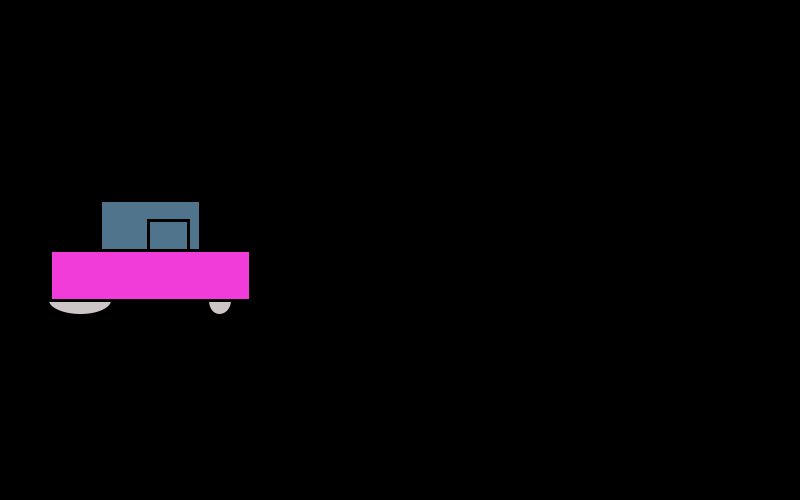
Frame 1 (no input)
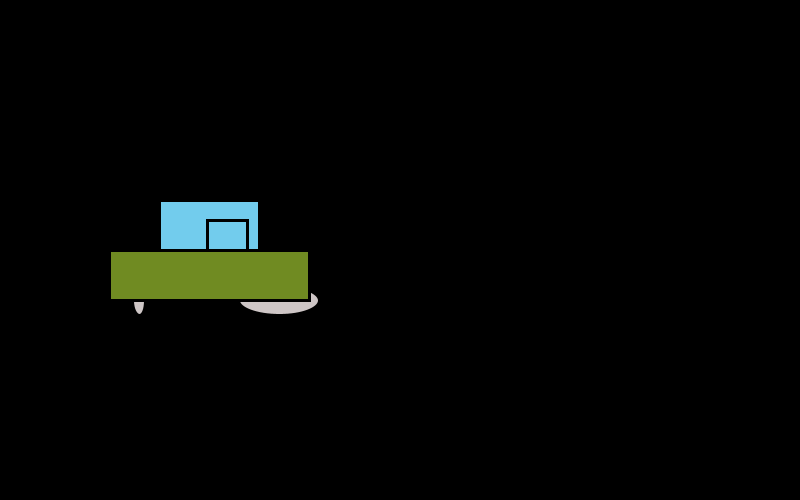
Frame 60 (the mouse pressed at the canvas centre just before this capture)
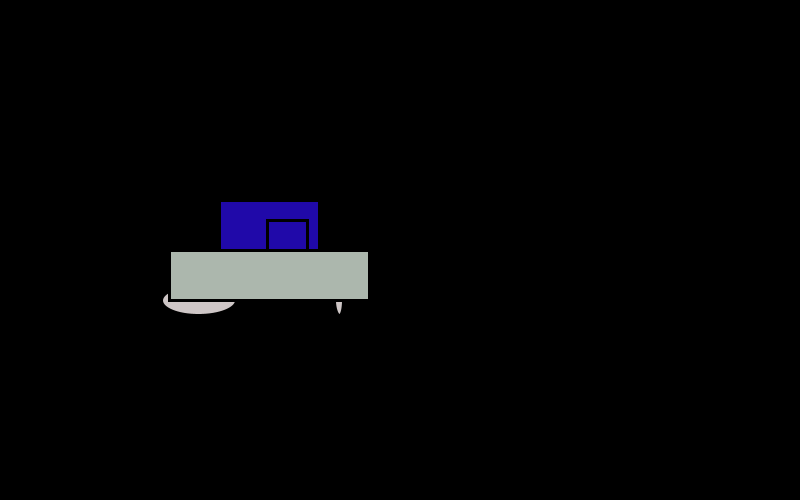
Frame 120 (the mouse held since frame 60 and released just before this capture)

The Processing sketch that drew these frames (run headless with seeded random() and noise(); from frame 60 on, the mouse is pressed at the canvas centre):

// Processing sketch: processing_169487
// ── processing_169487.pde

int a=50;
int f=80;
int c=220;
int d=100;
int e=148;
float x;
float r;
float g;
float b;
void setup()
{size(800,500);}
void draw()
{background(0);
fill(#CEC6C6);
strokeWeight(3);
x=random(0,100);
ellipse(f,300,x,30);
f=f+1;
x=random(0,100);
ellipse(c,300,x,30);
c=c+1;
r=random(255);
g=random(255);
b=random(255);
fill(r,g,b);
rect(a,250,200,50);
a=a+1;
r=random(255);
g=random(255);
b=random(255);
fill(r,g,b);
rect(d,200,100,50);
d=d+1;
rect(e,220,40,30);
e=e+1;
}
